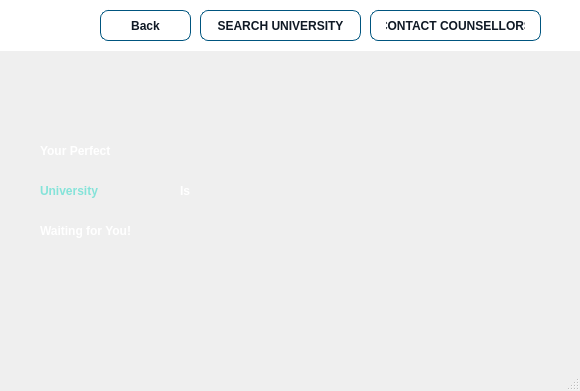
<?xml version="1.0" encoding="UTF-8"?>
<ui version="4.0">
 <class>MainWindow</class>
 <widget class="QMainWindow" name="MainWindow">
  <property name="geometry">
   <rect>
    <x>0</x>
    <y>0</y>
    <width>580</width>
    <height>391</height>
   </rect>
  </property>
  <property name="windowTitle">
   <string>Student Dashboard</string>
  </property>
  <property name="styleSheet">
   <string notr="true">QMainWindow { 
	border-image: url(GUI_Elements/bg image.png);
}
QLabel {
  color: #464d55;
  font-weight: 600;
}
QLabel#heading {
  color: #0f1925;
  font-size: 18px;
  margin-bottom: 10px;
}

QLabel#subheading {
  color: #0f1925;
  font-size: 12px;
  font-weight: normal;
  margin-bottom: 10px;
}
QLineEdit {
  background: transparent;
  color: rgb(86, 86, 86);
  border-bottom: 1px solid rgb(86, 86, 86);
}

QPushButton {
  background-color: #00557f;
  color: #0f1925;
  font-weight: 600;
  border-radius: 8px;
  border: 1px solid #00557f;
  padding: 5px 15px;
  margin-top: 10px;
  outline: 0px;
}
QPushButton:hover,
QPushButton:focus {
  background-color: #85E3D9;
  border: 3px solid #85E3D9;
}
</string>
  </property>
  <widget class="QWidget" name="centralwidget">
   <widget class="QLabel" name="label_9">
    <property name="geometry">
     <rect>
      <x>470</x>
      <y>0</y>
      <width>181</width>
      <height>181</height>
     </rect>
    </property>
    <property name="styleSheet">
     <string notr="true">image: url(GUI_Elements/2.png);</string>
    </property>
    <property name="text">
     <string/>
    </property>
   </widget>
   <widget class="QLabel" name="label">
    <property name="geometry">
     <rect>
      <x>-50</x>
      <y>-10</y>
      <width>371</width>
      <height>301</height>
     </rect>
    </property>
    <property name="styleSheet">
     <string notr="true">image: url(GUI_Elements/5.png);</string>
    </property>
    <property name="text">
     <string/>
    </property>
   </widget>
   <widget class="QFrame" name="frame_2">
    <property name="geometry">
     <rect>
      <x>-10</x>
      <y>-20</y>
      <width>601</width>
      <height>71</height>
     </rect>
    </property>
    <property name="styleSheet">
     <string notr="true">background-color: rgb(255, 255, 255);
border-radius: 8px;</string>
    </property>
    <property name="frameShape">
     <enum>QFrame::StyledPanel</enum>
    </property>
    <property name="frameShadow">
     <enum>QFrame::Raised</enum>
    </property>
    <widget class="QLabel" name="label_8">
     <property name="geometry">
      <rect>
       <x>10</x>
       <y>20</y>
       <width>61</width>
       <height>51</height>
      </rect>
     </property>
     <property name="styleSheet">
      <string notr="true">
image: url(GUI_Elements/DB Project.png);</string>
     </property>
     <property name="text">
      <string/>
     </property>
    </widget>
    <widget class="QPushButton" name="searchButton">
     <property name="geometry">
      <rect>
       <x>210</x>
       <y>20</y>
       <width>161</width>
       <height>41</height>
      </rect>
     </property>
     <property name="styleSheet">
      <string notr="true">QPushButton:hover,
QPushButton:focus {
	
  color: rgb(255, 255, 255);
  background-color: #85E3D9;
  border: 3px solid #85E3D9;
}</string>
     </property>
     <property name="text">
      <string>SEARCH UNIVERSITY</string>
     </property>
    </widget>
    <widget class="QPushButton" name="councellorButton">
     <property name="geometry">
      <rect>
       <x>380</x>
       <y>20</y>
       <width>171</width>
       <height>41</height>
      </rect>
     </property>
     <property name="styleSheet">
      <string notr="true">QPushButton:hover,
QPushButton:focus {
	
  color: rgb(255, 255, 255);
  background-color: #85E3D9;
  border: 3px solid #85E3D9;
}</string>
     </property>
     <property name="text">
      <string>CONTACT COUNSELLORS</string>
     </property>
    </widget>
    <widget class="QPushButton" name="backbutton">
     <property name="geometry">
      <rect>
       <x>110</x>
       <y>20</y>
       <width>91</width>
       <height>41</height>
      </rect>
     </property>
     <property name="styleSheet">
      <string notr="true">QPushButton:hover,
QPushButton:focus {
	
  color: rgb(255, 255, 255);
  background-color: #85E3D9;
  border: 3px solid #85E3D9;
}</string>
     </property>
     <property name="text">
      <string>Back</string>
     </property>
    </widget>
   </widget>
   <widget class="QLabel" name="label_3">
    <property name="geometry">
     <rect>
      <x>40</x>
      <y>130</y>
      <width>261</width>
      <height>41</height>
     </rect>
    </property>
    <property name="styleSheet">
     <string notr="true">
font: 75 24pt &quot;MS Shell Dlg 2&quot;;
color: rgb(255, 255, 255);</string>
    </property>
    <property name="text">
     <string>Your Perfect </string>
    </property>
   </widget>
   <widget class="QLabel" name="label_10">
    <property name="geometry">
     <rect>
      <x>40</x>
      <y>170</y>
      <width>241</width>
      <height>41</height>
     </rect>
    </property>
    <property name="styleSheet">
     <string notr="true">
font: 75 24pt &quot;MS Shell Dlg 2&quot;;
color: rgb(133, 227, 217);</string>
    </property>
    <property name="text">
     <string>University</string>
    </property>
   </widget>
   <widget class="QLabel" name="label_11">
    <property name="geometry">
     <rect>
      <x>180</x>
      <y>170</y>
      <width>191</width>
      <height>41</height>
     </rect>
    </property>
    <property name="styleSheet">
     <string notr="true">
font: 75 24pt &quot;MS Shell Dlg 2&quot;;
color: rgb(255, 255, 255);</string>
    </property>
    <property name="text">
     <string>Is</string>
    </property>
   </widget>
   <widget class="QLabel" name="label_12">
    <property name="geometry">
     <rect>
      <x>40</x>
      <y>210</y>
      <width>251</width>
      <height>41</height>
     </rect>
    </property>
    <property name="styleSheet">
     <string notr="true">
font: 75 24pt &quot;MS Shell Dlg 2&quot;;
color: rgb(255, 255, 255);</string>
    </property>
    <property name="text">
     <string>Waiting for You!</string>
    </property>
   </widget>
   <widget class="QLabel" name="label_13">
    <property name="geometry">
     <rect>
      <x>170</x>
      <y>70</y>
      <width>521</width>
      <height>421</height>
     </rect>
    </property>
    <property name="styleSheet">
     <string notr="true">image: url(GUI_Elements/graduation.png);</string>
    </property>
    <property name="text">
     <string/>
    </property>
   </widget>
  </widget>
  <widget class="QMenuBar" name="menubar">
   <property name="geometry">
    <rect>
     <x>0</x>
     <y>0</y>
     <width>580</width>
     <height>18</height>
    </rect>
   </property>
  </widget>
  <widget class="QStatusBar" name="statusbar"/>
 </widget>
 <resources>
  <include location="GUI Elements/StudentLogin.qrc"/>
 </resources>
 <connections/>
</ui>
